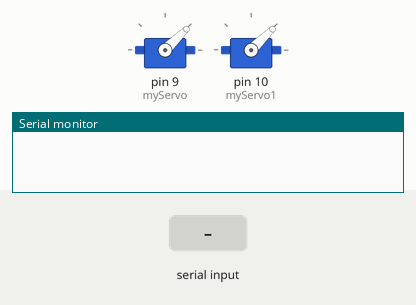
A sketch run on a simulated Arduino Uno, built with avr-gcc and run on an emulated ATmega328P. On the bench: 2 × servo, the last lines printed to the serial monitor. Inputs (shaded band) come from the test bench.

Above: at 1.2 s.
1.3 s: "5\n" received over Serial
At 3.1 s:
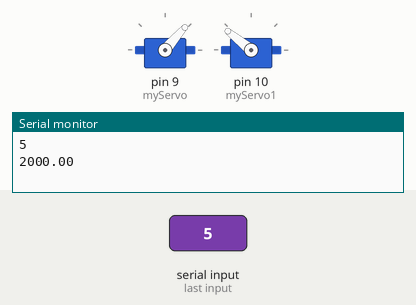
3.8 s: "90\n" received over Serial
At 6.2 s:
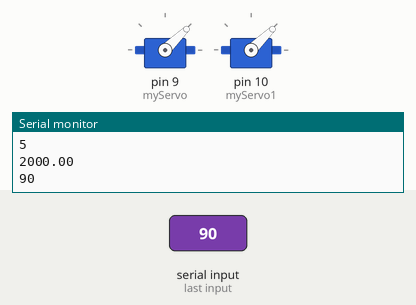
Timing chart, 0 to 7.7 s (numbered marks = the images above; inputs shaded):
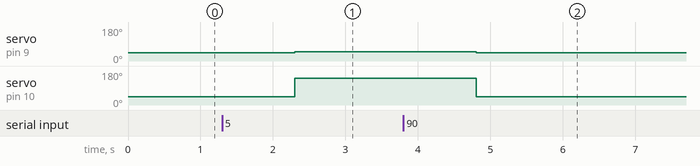

The sketch:

sketch_arduino_control_motor.ino
```cpp
#include <Servo.h>
Servo myServo;
Servo myServo1;

unsigned long last_time = 0;
String comStr = "";
int comInt=0;
String force;
float stimulus;
float pwm;

void setup() {
  // put your setup code here, to r  un once:
  Serial.begin(9600); // start serial port
  while(Serial.read()>=0){} // clear serial port's buffer


  myServo.attach(9); // attach myServo to GPIO_09
  myServo.writeMicroseconds(1000); // set initial PWM to minimal
  myServo1.attach(10); // attach myServo to GPIO_09
  myServo1.writeMicroseconds(1000); // set initial PWM to minimal
}

void loop() {
  if (millis() > last_time + 2000)
    {
        //Serial.println("Arduino is alive!!");
        last_time = millis();
    }


  // put your main code here, to run repeatedly:
  if (Serial.available() > 0){
    // listen the Serial port, run the code when something catched..

    force = Serial.readString();
    Serial.println(force);
    stimulus = force.toFloat();
    //pwm = (abs(stimulus)+2.8308)/0.0027;
    //myServo.writeMicroseconds(stimulus);

    if(stimulus >= 0 && stimulus < 10){
      pwm = (abs(stimulus)+2.628)/0.0025;
      pwm = constrain(pwm,1000,2000);
      Serial.println(pwm);
      myServo1.writeMicroseconds(pwm);
      myServo.writeMicroseconds(1050);
    }
    else if(stimulus < 0){
      pwm = (abs(stimulus)+2.8308)/0.0027;
      pwm = constrain(pwm,1000,2000);
      Serial.println(pwm);
      myServo.writeMicroseconds(pwm);
      myServo1.writeMicroseconds(1050);
    }
    else{
      myServo.writeMicroseconds(1000);
      myServo1.writeMicroseconds(1000);
    }


//    delay(10);
//    comStr = Serial.readString(); // read out the string
//    comInt = comStr.toInt(); // convert the string to integer
//    comInt = constrain(comInt,1000,2000); // limit the integer between to 1000 and 2000
//
//    Serial.println(comInt); // show the integer number on Serial Monitor
//    myServo.writeMicroseconds(comInt); // write the integer number to Servo in unit of micro-second
//    myServo1.writeMicroseconds(comInt); // write the integer number to Servo in unit of micro-second
//
//    delay(5000); //delay 5s
//    Serial.println(1000);
//    myServo.writeMicroseconds(1000); // write the integer number to Servo in unit of micro-second
//    myServo1.writeMicroseconds(1000); // write the integer number to Servo in unit of micro-second
  }
}
```

Measured:
- after the input at 1.3 s, servo on pin 9 (myServo): 44° → 49° after 1.0 s; servo on pin 10 (myServo1): 44° → 141° after 1.0 s
- after the input at 3.8 s, servo on pin 9 (myServo): 49° → 44° after 1.0 s; servo on pin 10 (myServo1): 141° → 44° after 1.0 s
